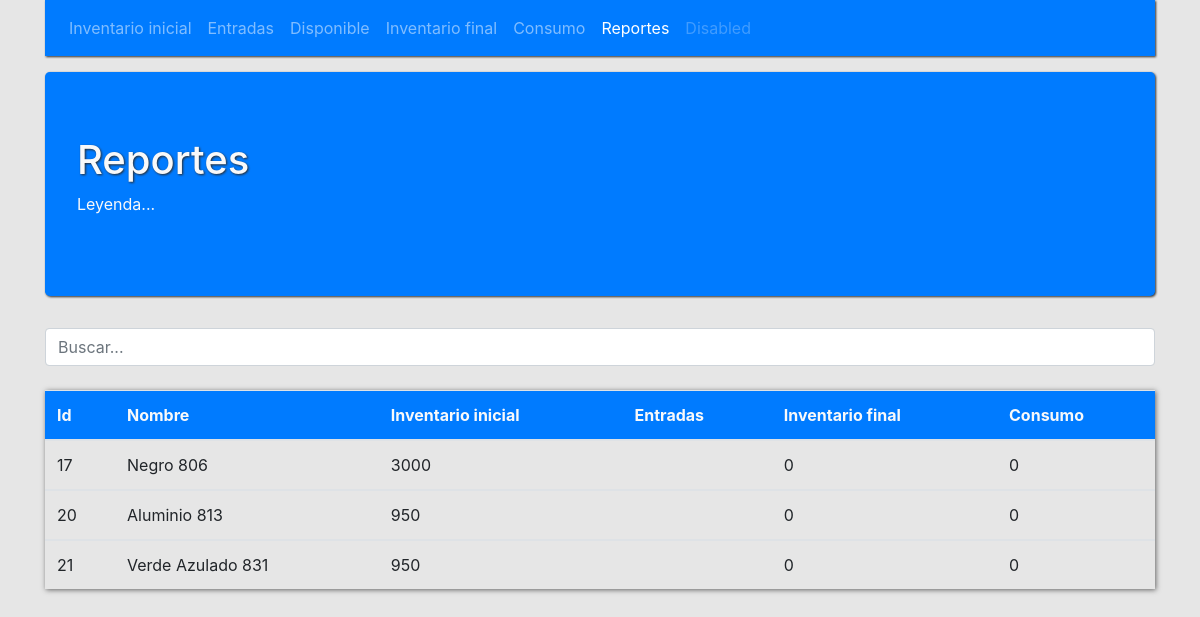
Screenshot of /index_reportes.php with the database file from the repository.
### tables this page shows
CREATE TABLE `tabla_inventario_inicial` (
  `id` int(50) NOT NULL,
  `nombre` varchar(50) NOT NULL,
  `cantidad` int(50) NOT NULL,
  `cantidad_final` int(11) NOT NULL,
  `consumo` int(11) NOT NULL,
  `grupo` varchar(50) NOT NULL,
  `fecha` varchar(50) NOT NULL,
  `precio_compra` varchar(50) NOT NULL
);

### mostrar_tabla_reportes.php (the view, shortened to what this page needs)
<!DOCTYPE html>
<html>
<head>
</head>
<body>
<?php
    include ("conexion.php");
	$query = "SELECT * FROM tabla_inventario_inicial";
	$resultado  = $conexion -> query ($query);
	while ($row = $resultado -> fetch_assoc()) {
?>
<tbody id="myTable">
	<tr>
		<td> <?php echo $row['id'];				?></td>
		<td> <?php echo $row['nombre'];			?></td>
		<td> <?php echo $row['cantidad'];			?></td>
		<td> <?php echo $row['entradas'];			?></td>
		<td> <?php echo $row['cantidad_final'];			?></td>
		<td> <?php echo $row['consumo'];			?></td>
	</tr>
</tbody>
<?php
}
?>
</body>
</html>

### estilo.css (style rules this page uses)
body { background-color: rgb(230, 230, 230); }

### rows the page displays
tabla_inventario_inicial: id "17", nombre "Negro 806", cantidad "3000", cantidad_final "0", consumo "0"
tabla_inventario_inicial: id "20", nombre "Aluminio 813", cantidad "950", cantidad_final "0", consumo "0"
tabla_inventario_inicial: id "21", nombre "Verde Azulado 831", cantidad "950", cantidad_final "0", consumo "0"
